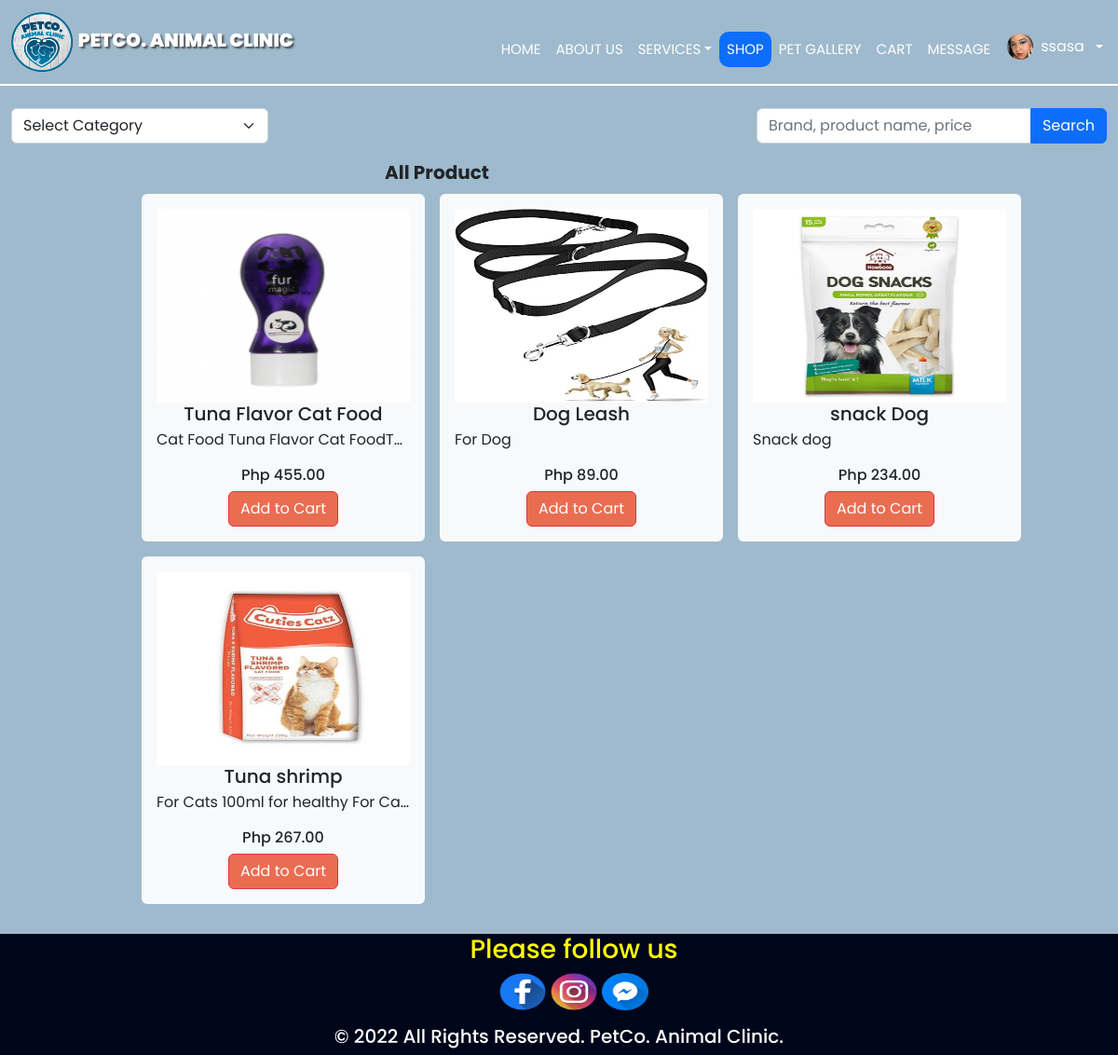
The page /product.php (signed in) on the database its author committed.
### tables this page shows
CREATE TABLE `usertable` (
  `id` int(11) NOT NULL,
  `first_name` varchar(255) NOT NULL,
  `middle_name` varchar(255) NOT NULL,
  `last_name` varchar(255) NOT NULL,
  `suffix` varchar(10) NOT NULL,
  `position` varchar(255) NOT NULL,
  `address` varchar(255) NOT NULL,
  `email` varchar(255) NOT NULL,
  `password` varchar(255) NOT NULL,
  `code` mediumint(50) NOT NULL,
  `status` text NOT NULL,
  `contact` varchar(100) NOT NULL,
  `image_dir` varchar(255) NOT NULL,
  `image_filename` varchar(255) NOT NULL,
  `user_level` varchar(255) NOT NULL,
  `archive` varchar(255) NOT NULL
);

CREATE TABLE `admin_menu` (
  `Menu_id` int(11) NOT NULL,
  `Menu_name` varchar(255) NOT NULL,
  `Menu_description` varchar(255) NOT NULL,
  `Menu_price` double NOT NULL,
  `Menu_category` varchar(255) NOT NULL,
  `Menu_dir` varchar(255) NOT NULL,
  `Menu_filename` varchar(255) NOT NULL
);

### product.php (the view, shortened to what this page needs)
<?php require_once "controllerUserData.php";
     require('php/connection.php');
      $user_id = $_SESSION['user_id'];
?>
<!DOCTYPE html>
<html lang="en">
<head>
    <link href="https://cdn.jsdelivr.net/npm/bootstrap@5.2.0-beta1/dist/css/bootstrap.min.css" rel="stylesheet"
>
    <link rel="stylesheet" type="text/css" href="css/styles.css">
    <link rel="stylesheet" type="text/css" href="css/product.css">
</head>
<body class="">
    <nav class="navbar navbar-expand-lg">
        <div class="container-fluid">
            <a class="navbar-brand" href="#">
                <img src="asset/logopet.png" alt="Logo" style="width:22%; height:8vh" />
                <span style="text-shadow: 2px 2px 2px  rgba(49, 44, 44, 0.767);" class="text-white"><b>PETCO. ANIMAL
                        CLINIC</b></span>
            </a>
        </div>
        <div class="collapse navbar-collapse me-3" id="navbarScroll">
            <ul class="navbar-nav me-auto my-0 my-lg-0 " style="--bs-scroll-height: 100px;">
                <div class="text-nowrap">
                    <li class="nav-item">
                        <a class="nav-link  text-white mt-3" aria-current="page" href="home.php">HOME</a>
                    </li>
                </div>
                <div class="text-nowrap">
                    <li class="nav-item">
                        <a class="nav-link text-white mt-3" href="#about">ABOUT US</a>
                    </li>
                </div>
                <div class="text-nowrap">
                    <li class="nav-item">
                        <div class="dropdown">
                            <a class="nav-link text-white dropdown-toggle mt-3" href="#" id="dropdownMenuLink"
                                data-bs-toggle="dropdown" aria-expanded="false">SERVICES</a>
                        </div>
                    </li>
                </div>
                <div class="text-nowrap">
                    <li class="nav-item">
                        <a class="nav-link text-white mt-3 bg-primary " href="product.php">SHOP</a>
                    </li>
                </div>
                <div class="text-nowrap">
                    <li class="nav-item mt-3">
                        <a class="nav-link text-white" href="#imagesec">PET GALLERY</a>
                    </li>
                </div>
                <div class="text-nowrap">
                    <li class="nav-item">
                        <a class="nav-link text-white mt-3 " href="cart.php">CART
                        </a>
                    </li>
                </div>
                <?php
                    if(isset($user_id)){
                     ?>
                <div class="text-nowrap">
                    <li class="nav-item">
                        <a class="nav-link text-white mt-3" href="messages.php">MESSAGE
                        </a>
                    </li>
                </div>
                <?php } ?>
                        <?php
                            $select_user = mysqli_query($con, "SELECT * FROM usertable WHERE id = '$user_id'");
                            if(mysqli_num_rows($select_user) > 0){
                            $fetch_user = mysqli_fetch_assoc($select_user);
                            };
                        ?>
                <div class="dropdown mb-2 mt-sm-auto ms-auto ms-sm-0 flex-shrink-1 ">
                    <a href="#" class="d-flex align-items-center text-white text-decoration-none dropdown-toggle"
                        id="dropdownUser1" data-bs-toggle="dropdown" aria-expanded="false">
                        <img src="asset/profiles/<?php echo $fetch_user['image_filename']?>" alt="user"
                            style=" margin-left: 10px" width="28" height="28" class="rounded-circle">
                        <span class="d-none d-sm-inline mx-2"><?php echo $fetch_user['first_name']?></span>
                    </a>
                </div>
            </ul>
        </div>
    </nav>
    <div class="container-fluid mt-4">
        <div class="row">
            <div class="col-3">
                <form action="product.php" method="GET">
                    <div class="input-group flex-nowrap ">
                        <select class="form-select form-select-md" name="select_category" required
                            onchange="this.form.submit()">
                            <option value="" name="select_all">Select Category</option>
                        </select>
                    </div>
                </form>
            </div>
            <div class="col">
            </div>
            <div class="col-4 float-end">
                <form action="product.php" method="GET">
                    <div class="input-group mb-3">
                        <input type="text" class="form-control" name="search" value="<?php if(isset($_GET['search'])) {
                                            echo $_GET['search'];
                                        }?>" placeholder="Brand, product name, price ">
                        <button class="btn btn-primary">Search</button>
                    </div>
                </form>
            </div>
        </div>
    </div>
    <?php
                if(!isset($_GET['search']) && !isset($_GET['select_category'])){
                $menu = mysqli_query($con,"SELECT * FROM admin_menu ");
                    if(mysqli_num_rows($menu)>0 ){
                        ?>
    <section class="product ms-5 mb-4">
        <center>
            <div class="fs-5 fw-bold ">All Product</div>
        </center>
        <div class="box-container justify-content-center">
            <?php
                            while($fetch_product = mysqli_fetch_assoc($menu)){
                            ?>
            <form action="product.php" method="post" class="bg-light m-2 rounded">
                <div class="m-3 mb-3 rounded-3 ">
                    <a href="home-view-image.php?id=<?php echo $fetch_product['Menu_id'] ?>" class=" w-100 mb-3"><img
                            src="asset/menu/<?php echo $fetch_product['Menu_filename']?>" alt="Image section"
                            class="card-img-top  img-responsive " style="height:13rem; width:100%;"></a>
                    <div class="card-body d-flex flex-column">
                        <h5 class="card-title text-center"><?php echo $fetch_product['Menu_name']?></h5>
                        <p class="card-text d-inline-block text-truncate mt-1">
                        <?php echo $fetch_product['Menu_description'] ?>
                        </p>
                        <h6 class="card-text  text-dark mb-2 text-center">
                        Php <?php echo $fetch_product['Menu_price']?>.00
                        </h6>
                    </div>
                    <center><input type="submit" name="add_to_cart" value="Add to Cart"
                            class="btn btn-danger bg-button text w-90"></center>
                </div>
            </form>
            <?php
                        }; ?>
        </div>
    </section>
    <?php };?>
    <?php } ?>
    <footer class=" footer-banner" id="about">
        <div class="container text">
            <div class="row">
                <div class="col-12 text-center">
                    <ul class="follow">
                        <h3>Please follow us</h3>
                        <a href="https://www.facebook.com/"><img src="asset/facebook.png" width="50px"
                                height="40px"></a>
                        <a href="https://www.instagram.com//"><img src="asset/instagram.png" width="50px"
                                height="40px"></a>
                        <a href="https://www.messenger.com/"><img src="asset/messenger.png" width="50px"
                                height="40px"></a>
                    </ul>
                    <h5>© 2022 All Rights Reserved. PetCo. Animal Clinic.</h5>
                </div>
            </div>
        </div>
    </footer>
</body>
</html>

### css/styles.css (style rules this page uses)
* { font-family: 'Poppins', sans-serif; }
body { background: #9FBACD; }
.navbar { background: #9FBACD; border-bottom: 2px solid white; }
.navbar-brand { font-family: 'Gothic A1', sans-serif; font-size: 20px; font-weight: bold; }
.nav-item { font-family: 'Gothic A1', sans-serif; font-size: 15px; }
.nav-link { border-radius: 10px; }
.footer-banner { background-color: #2E313A; }
.bg-button { background:#EA6D52; }
* { padding: 0; margin: 0; }
.text { color: white; }
.footer-banner { background-color: #00061a; }
.follow { font-size: 20px; color: yellow; }

### css/product.css (style rules this page uses)
.product .box-container { display: grid; grid-template-columns: repeat(auto-fit, 20rem); margin-left:auto; margin-right: auto; }
select { background-color: transparent; color: rgba(255, 255, 255, 0.85); }

### rows shown on the page
usertable: image_filename (picture), first_name "ssasa"
admin_menu: Menu_filename (picture), Menu_name "Tuna Flavor Cat Food", Menu_description "Cat Food Tuna Flavor Cat FoodT…", Menu_price "455"
admin_menu: Menu_filename (picture), Menu_name "Dog Leash", Menu_description "For Dog", Menu_price "89"
admin_menu: Menu_filename (picture), Menu_name "snack Dog", Menu_description "Snack dog", Menu_price "234"
admin_menu: Menu_filename (picture), Menu_name "Tuna shrimp", Menu_description "For Cats 100ml for healthy For Ca…", Menu_price "267"
